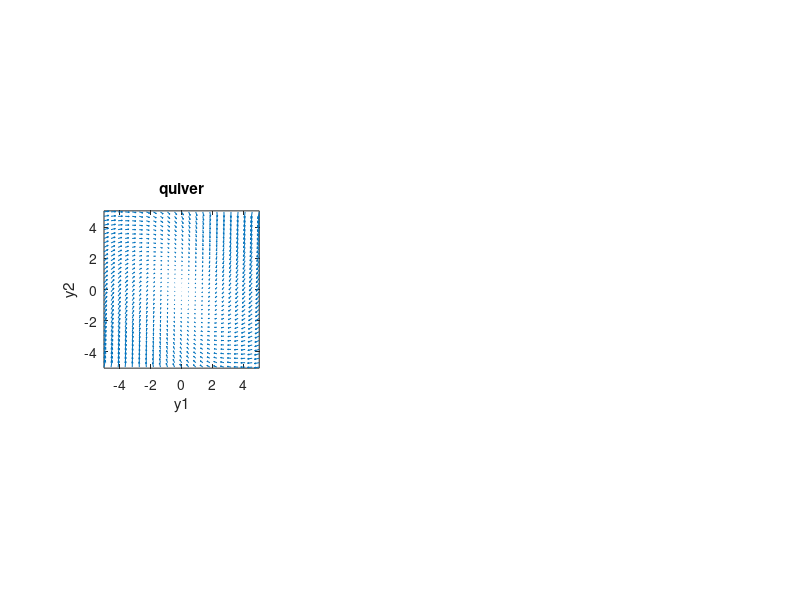

Source code (MATLAB): (Note: this script raises an error after producing the figure.)
A__ = [ -0.525 , 0.550^2; -0.800^2 , -0.525 ];
n_y1 = 23;
y1_ = linspace(-5,+5,n_y1); dy1 = mean(diff(y1_));
n_y2 = 36;
y2_ = linspace(-5,+5,n_y2); dy2 = mean(diff(y2_));
[Y1__,Y2__] = ndgrid(y1_,y2_);
dy1dt__ = A__(1,1)*Y1__ + A__(1,2)*Y2__ ;
dy2dt__ = A__(2,1)*Y1__ + A__(2,2)*Y2__ ;
subplot(1,3,1);
quiver(Y1__,Y2__,dy1dt__,dy2dt__);
xlim([-5,+5]); xlabel('y1');
ylim([-5,+5]); ylabel('y2');
axis image;
title('quiver');

ODE_RHS = @(t,Y_) A__* Y_ ;
V__ = ODE_RHS([], [ reshape(Y1__,[1,n_y1*n_y2]) ; reshape(Y2__,[1,n_y1*n_y2]) ] );
V1__ = reshape(V__(1,:),[n_y1,n_y2]);
V2__ = reshape(V__(2,:),[n_y1,n_y2]);
W__ = atan2(V2__,V1__);
U1__ = cos(W__);
U2__ = sin(W__);
r = min(dy1,dy2)*0.45;
Y1_pos__ = Y1__ + r*U1__; Y1_pre__ = Y1__ - r*U1__;
Y2_pos__ = Y2__ + r*U2__; Y2_pre__ = Y2__ - r*U2__;
V_mag__ = sqrt(V1__.^2 + V2__.^2); V_max = max(V_mag__,[],'all');
V_mag_lim_ = [prctile(V_mag__(:),15),prctile(V_mag__(:),85)];
C___ = zeros(n_y1,n_y2,3);
c__ = colormap('cool'); n_c = size(c__,1);
nc_index__ = max(0,min(n_c-1,floor(n_c * (V_mag__ - V_mag_lim_(1))/diff(V_mag_lim_))));
for ny1=0:n_y1-1;
for ny2=0:n_y2-1;
C___(1+ny1,1+ny2,:) = c__(1+nc_index__(1+ny1,1+ny2),:);
end;
end;
subplot(1,3,2);
hold on;
p = patch(transpose([Y1_pre__(:),Y1_pos__(:)]),transpose([Y2_pre__(:),Y2_pos__(:)]),repmat(reshape(C___,[1,n_y1*n_y2,3]),[2,1,1]),'EdgeColor','interp');
hold off;
cb = colorbar();
n_trial = 32; T_max = 15;
for ntrial=0:n_trial-1;
tmp_w = 2*pi*(ntrial+0.5)/n_trial;
Y_ini_ = 2*[cos(tmp_w);sin(tmp_w)];
[t_ode,Y_ode_] = ode23(ODE_RHS,linspace(0,5,64),Y_ini_);
hold on;
plot(Y_ini_(1),Y_ini_(2),'ro');
plot(Y_ode_(:,1),Y_ode_(:,2),'r-','LineWidth',2);
hold off;
end;
xlim([-5,+5]); xlabel('y1');
ylim([-5,+5]); ylabel('y2');
axis image;
title('homebrew');

n_y1 = 64;
y1_ = linspace(-5,+5,n_y1); dy1 = mean(diff(y1_));
n_y2 = 65;
y2_ = linspace(-5,+5,n_y2); dy2 = mean(diff(y2_));
[Y1__,Y2__] = ndgrid(y1_,y2_);
ODE_RHS = @(t,Y_) [ sin(2*pi*Y_(1,:)/4) .* exp(-(Y_(2,:)).^2/(2*2^2)) ; cos(2*pi*Y_(2,:)/4) .* exp(-(Y_(1,:)).^2/(2*4^2)) ]  ;
V__ = ODE_RHS([], [ reshape(Y1__,[1,n_y1*n_y2]) ; reshape(Y2__,[1,n_y1*n_y2]) ] );
V1__ = reshape(V__(1,:),[n_y1,n_y2]);
V2__ = reshape(V__(2,:),[n_y1,n_y2]);
W__ = atan2(V2__,V1__);
U1__ = cos(W__);
U2__ = sin(W__);
r = min(dy1,dy2)*0.45;
Y1_pos__ = Y1__ + r*U1__; Y1_pre__ = Y1__ - r*U1__;
Y2_pos__ = Y2__ + r*U2__; Y2_pre__ = Y2__ - r*U2__;
V_mag__ = sqrt(V1__.^2 + V2__.^2); V_max = max(V_mag__,[],'all');
V_mag_lim_ = [prctile(V_mag__(:),15),prctile(V_mag__(:),85)];
C___ = zeros(n_y1,n_y2,3);
c__ = colormap('copper'); n_c = size(c__,1);
nc_index__ = max(0,min(n_c-1,floor(n_c * (V_mag__ - V_mag_lim_(1))/diff(V_mag_lim_)))); 
for ny1=0:n_y1-1;
for ny2=0:n_y2-1;
C___(1+ny1,1+ny2,:) = c__(1+nc_index__(1+ny1,1+ny2),:);
end;
end;
subplot(1,3,3);
hold on;
p = patch(transpose([Y1_pre__(:),Y1_pos__(:)]),transpose([Y2_pre__(:),Y2_pos__(:)]),repmat(reshape(C___,[1,n_y1*n_y2,3]),[2,1,1]),'EdgeColor','interp');
hold off;
cb = colorbar();
n_trial = 8; T_max = 15;
for ntrial=0:n_trial-1;
tmp_w = 2*pi*(ntrial+0.5)/n_trial;
Y_ini_ = 2*[cos(tmp_w);sin(tmp_w)];
[t_ode,Y_ode_] = ode23(ODE_RHS,linspace(0,5,64),Y_ini_);
hold on;
plot(Y_ini_(1),Y_ini_(2),'ro');
plot(Y_ode_(:,1),Y_ode_(:,2),'r-','LineWidth',2);
hold off;
end;
xlim([-5,+5]); xlabel('y1');
ylim([-5,+5]); ylabel('y2');
axis image;
title('arbitrary');
set(gcf,'Position',1+[0,0,1536,512]);